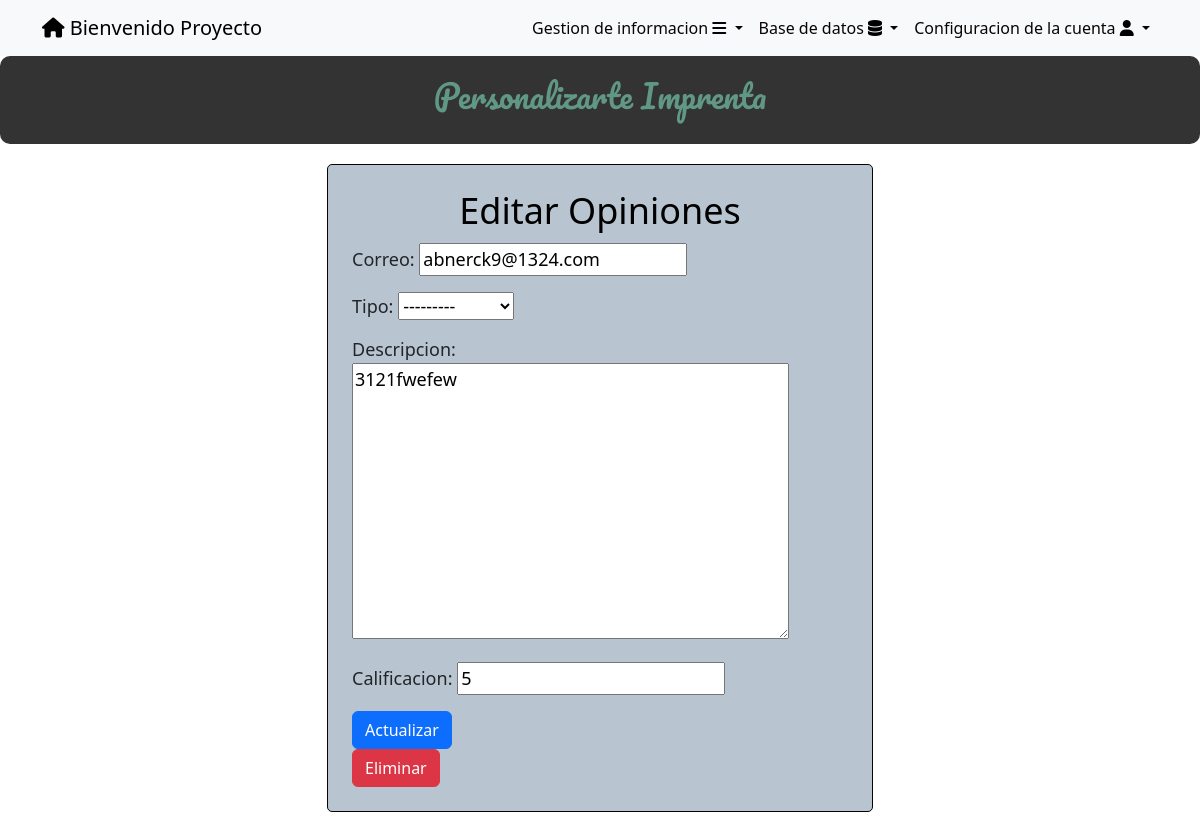
The app's page /opiniones/1/ (signed in) with its own data.
### tasks/models.py (models this page shows)
class Opionion(models.Model):
    QUEJA = 'Queja'
    OPINION = 'Opinion'
    SUGERENCIA = 'Sugerencia'
    ESTADO_CHOICES = [
        (QUEJA, 'Queja'),
        (OPINION, 'Opinion'),
        (SUGERENCIA, 'Sugerencia'),
    ]
    Correo  = models.EmailField(blank=True,null=True)
    FechaRegistro = models.DateField(auto_now_add=True,blank=True,null=True)
    tipo = models.CharField(blank=True,null=True,max_length=100,choices=ESTADO_CHOICES)
    descripcion = models.TextField(blank=True,null=True)
    calificacion = models.IntegerField(blank=True,null=True,validators=[MinValueValidator(1), MaxValueValidator(10)])
    user = models.ForeignKey(User, on_delete=models.CASCADE,blank=True, null=True)

### tasks/views.py (the view)
# urls.py: path('opiniones/<int:opinion_id>/', views.opinion_detail,name='opinion_detail'),
@login_required
def opinion_detail(request, opinion_id):
    opinion = get_object_or_404(Opionion, pk=opinion_id)
    if request.user.is_superuser:
        form = OpionionForm(instance=opinion)
    else:
        if opinion.user != request.user:
            return HttpResponseForbidden("No tienes permiso para acceder a esta página.")
        form = OpionionForm(instance=opinion)
    if request.method == 'POST':
        form = OpionionForm(request.POST, instance=opinion)  # Pasar instance=cliente para actualizar el cliente existente
        if form.is_valid():
            form.save()
            return redirect('opiniones')
    return render(request, 'opinion_detail.html', {
        'opinion': opinion,
        'form': form
    })

### tasks/forms.py
class OpionionForm(ModelForm):
    class Meta:
        model = Opionion
        fields = ['Correo','tipo','descripcion','calificacion']
        labels = {
            'Correo':'Correo',
            'FechaRegistro':'Fecha de Registro',
            'tipo':'Tipo',
            'descripcion':'Descripcion',
            'calificacion':'Calificacion'
        }

### tasks/templates/opinion_detail.html (shortened to what this page needs)
{% extends 'base.html' %}
{% block content %}
<body>
    <center>
        <div class="feature-box">
            <h2>Personalizarte Imprenta</h2>
        </div>
    </center>
    <div class="container">
        <div class="row justify-content-center">
            <div class="col-md-6">
                <div class="custom-form-container p-4">
                    <center><h1>
                        Editar Opiniones
                    </h1></center>
                    <form method="post">
                        {{ form.as_p }}
                        <button class="btn btn-primary">
                            Actualizar
                        </button>
                    </form>
                    {% if user.is_superuser  %}
                    <form method="post" action="{% url 'delete_opiniones' opinion.id %}">
                        <button class="btn btn-danger" type="submit">Eliminar</button>
                    </form>
                    {% endif %}
                </div>
            </div>
        </div>
    </div>
</body>
{% endblock %}

### tasks/templates/base.html (shortened to what this page needs)
<!DOCTYPE html>
<html lang="en">
<head>
    <link rel="stylesheet" href="https://cdn.jsdelivr.net/npm/bootstrap@5.3.2/dist/css/bootstrap.min.css">
    <link rel="stylesheet" href="https://cdnjs.cloudflare.com/ajax/libs/font-awesome/6.4.2/css/all.min.css">
    <link rel="stylesheet" href="https://cdn.jsdelivr.net/npm/bootstrap@5.3.2/dist/css/bootstrap.min.css">
</head>
<body>
    <nav class="navbar navbar-expand-lg bg-body-tertiary">
        <div class="container">
            {% if user.is_authenticated %}
            <a class="navbar-brand" href="/" id="uno"> <i class="fa-solid fa-house" style="color: #000000;"></i>
                Bienvenido {{user.username}}</a>
            {% endif %}
            {% if user.is_authenticated %}
            <div class="collapse navbar-collapse" id="navbarSupportedContent">
                <ul class="navbar-nav ms-auto">
                    <li class="nav-item dropdown">
                        <a class="nav-link dropdown-toggle" href="#" role="button" data-bs-toggle="dropdown"
                            aria-expanded="false">
                            Gestion de informacion <i class="fa-solid fa-bars" style="color: #00040b;"></i>
                        </a>
                    </li>
                    {% if user.is_superuser %}
                    <li class="nav-item dropdown">
                        <a class="nav-link dropdown-toggle" href="#" role="button" data-bs-toggle="dropdown"
                            aria-expanded="false">
                            Base de datos <i class="fa-solid fa-database" style="color: #000000;"></i>
                        </a>
                        {% endif %}
                    <li class="nav-item dropdown">
                        <a class="nav-link dropdown-toggle" href="#" role="button" data-bs-toggle="dropdown"
                            aria-expanded="false">
                            Configuracion de la cuenta <i class="fa-solid fa-user" style="color: #000000;"></i>
                        </a>
            {% endif %}
        </div>
    </nav>
</body>
</html>
{% block content %}
{% endblock %}

### tasks/templates/base.html (style rules this page uses)
.nav-link { display: block; text-decoration: none; color: #080404; padding: 5px; }

### tasks/templates/opinion_detail.html (style rules this page uses)
.custom-form-container { background-color: #f8f9fa; border: 1px solid #080000; border-radius: 5px; padding: 10px; margin-top: 20px; margin-bottom: 20px; }
.custom-form-container { background-color: #b8c5d1; border: 1px solid #0b0101; border-radius: 5px; }
.feature-box { background-color: rgba(0, 0, 0, 0.8); color: white; padding: 20px; text-align: center; border-radius: 10px; transition: transform 0.3s ease; }
h1 { color: rgb(0, 0, 0); font-size: 36px; margin-bottom: 10px; }
h2 { font-family: 'Pacifico', cursive; color: rgb(97, 152, 133); font-size: 32px; margin-bottom: 10px; }
p { font-size: 18px; }

### records on screen
Opionion: Correo "abnerck9@1324.com", tipo "---------", descripcion "3121fwefew", calificacion "5"

### other values on screen
{{ user.username }} "Proyecto"
